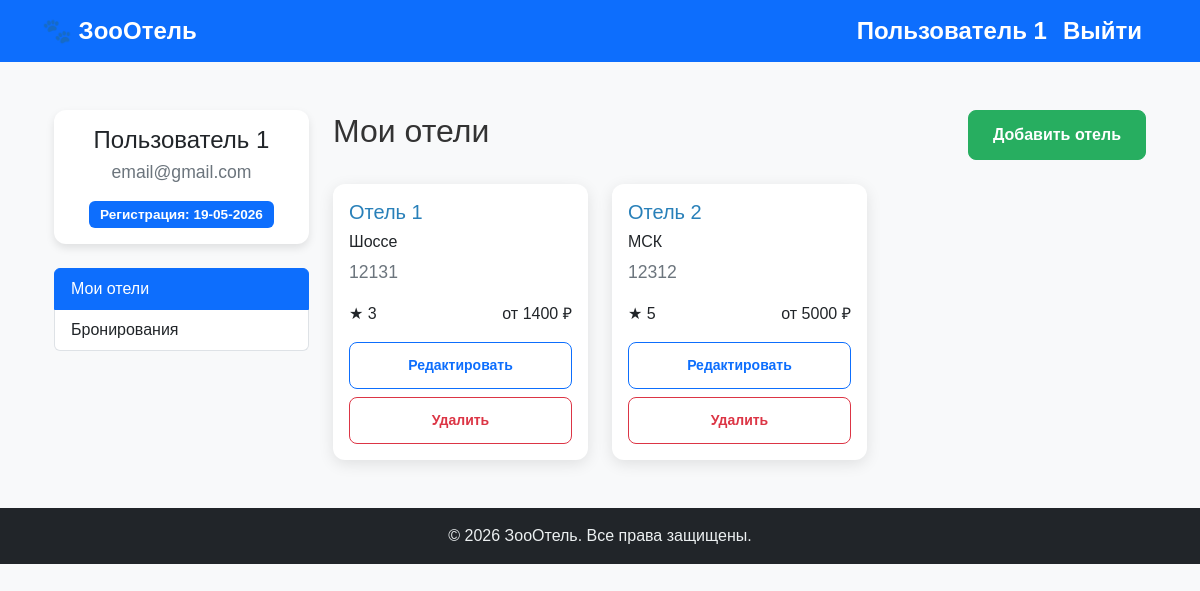
Screenshot of /profile (signed in) with the database file from the repository.
### data/users.py (models this page shows, shortened)
class User(SqlAlchemyBase, UserMixin):
    __tablename__ = 'users'
    id = sqlalchemy.Column(sqlalchemy.Integer, primary_key=True, autoincrement=True)
    name = sqlalchemy.Column(sqlalchemy.String, nullable=True)
    about = sqlalchemy.Column(sqlalchemy.String, nullable=True)
    email = sqlalchemy.Column(sqlalchemy.String, index=True, unique=True, nullable=True)
    hashed_password = sqlalchemy.Column(sqlalchemy.String, nullable=True)
    created_date = sqlalchemy.Column(sqlalchemy.DateTime, default=datetime.datetime.now)
    hotels = relationship('Hotel', back_populates='owner', cascade='all, delete-orphan')  # Отели, созданные пользователем
    reservations = relationship('BookedDate', back_populates='user', cascade='all, delete-orphan')  # Бронирования пользователя
    reviews = relationship('Review', back_populates='user')

### data/hotels.py (models this page shows, shortened)
class Hotel(SqlAlchemyBase, UserMixin, SerializerMixin):
    __tablename__ = 'hotels'
    id = sqlalchemy.Column(sqlalchemy.Integer, primary_key=True, autoincrement=True)
    title = sqlalchemy.Column(sqlalchemy.String, nullable=False)
    description = sqlalchemy.Column(sqlalchemy.String, nullable=True)
    city = sqlalchemy.Column(sqlalchemy.String, nullable=False)
    location = sqlalchemy.Column(sqlalchemy.String, nullable=False)
    stars = sqlalchemy.Column(sqlalchemy.Integer, default=1)
    price = sqlalchemy.Column(sqlalchemy.Integer, nullable=False)
    owner_id = sqlalchemy.Column(sqlalchemy.Integer, sqlalchemy.ForeignKey('users.id'), nullable=False)  # Владелец отеля
    owner = relationship('User', back_populates='hotels')  # Связь с владельцем
    reservations = relationship('BookedDate', back_populates='hotel', cascade='all, delete-orphan')  # Бронирования отеля
    reviews = relationship('Review', back_populates='hotel')

### app.py (the view)
    @app.route('/profile', methods=['GET', 'POST'])
    def profile():
        user = load_user(current_user.id)
        db_sess = db_session.create_session()
        hotels = db_sess.query(Hotel).filter(Hotel.owner_id == user.id).all()
        booked_date = db_sess.query(BookedDate).filter(BookedDate.user_id == user.id).all()
        db_sess.close()
        return render_template('profile.html', user=user, user_hotels=hotels, user_booking=booked_date)

### data/db_session.py (called while the page is built)
def create_session() -> Session:
    global __factory
    return __factory()

### templates/profile.html (shortened to what this page needs)
{% extends "base.html" %}
{% block content %}
<div class="container mt-5">
  <div class="row">
    <div class="col-md-3">
      <div class="card mb-4">
        <div class="card-body text-center">
          <h4 class="mb-1">{{ user.name }}</h4>
          <p class="text-muted">{{ user.email }}</p>
          <div class="d-flex justify-content-center gap-2">
            <span class="badge bg-primary">Регистрация: {{ user.created_date.strftime('%d-%m-%Y') }}</span>
          </div>
        </div>
      </div>
      <div class="list-group">
        <a href="#my-hotels" class="list-group-item list-group-item-action active"
           data-bs-toggle="tab">Мои отели</a>
        <a href="#bookings" class="list-group-item list-group-item-action"
           data-bs-toggle="tab">Бронирования</a>
      </div>
    </div>
    <div class="col-md-9">
      <div class="tab-content">
        <div class="tab-pane fade show active" id="my-hotels">
          <div class="d-flex justify-content-between align-items-center mb-4">
            <h2>Мои отели</h2>
            <a href="/add_hotel" class="btn btn-success">
               Добавить отель
            </a>
          </div>
          {% if user_hotels %}
            <div class="row g-4">
              {% for hotel in user_hotels %}
                <div class="col-md-6 col-lg-4">
                  <div class="card hotel-card">
                    <div class="card-body">
                      <h5 class="card-title">{{ hotel.title }}</h5>
                      <h6 class="card-address">{{ hotel.location }}</h6>
                      <p class="card-text text-muted">{{ hotel.description[:100] }}{% if hotel.description|length > 100 %}...{% endif %}</p>
                      <div class="d-flex justify-content-between mb-3">
                        <span class="rating">★ {{ hotel.stars }}</span>
                        <span class="price">от {{ hotel.price }} ₽</span>
                      </div>
                      <div class="d-grid gap-2">
                        <a href="/hotel/{{ hotel.id }}" class="btn btn-outline-primary btn-sm">
                          Редактировать
                        </a>
                        <a href="/hotel_delete/{{ hotel.id }}" class="btn btn-outline-danger btn-sm">
                          Удалить
                        </a>
                      </div>
                    </div>
                  </div>
                </div>
               {% endfor %}
            </div>
          {% endif %}
        </div>
      </div>
    </div>
  </div>
</div>
{% endblock %}

### templates/base.html (shortened to what this page needs)
<!DOCTYPE html>
<html lang="ru">
<head>
    <link href="https://cdn.jsdelivr.net/npm/bootstrap@5.3.0/dist/css/bootstrap.min.css" rel="stylesheet">
    <link rel="stylesheet" href="{{ url_for('static', filename='style.css') }}">
</head>
<body>
    <nav class="navbar navbar-expand-lg navbar-dark bg-primary">
        <div class="container">
            <a class="navbar-brand" href="{{ url_for('index') }}">🐾 ЗооОтель</a>
            <div class="collapse navbar-collapse" id="navbarNav">
                {% if current_user.is_authenticated %}
                <ul class="navbar-nav ms-auto">
                    <li class="nav-item">
                        <a class="navbar-brand" href="{{ url_for('profile') }}">{{ current_user.name }}</a>
                    </li>
                    <li class="nav-item">
                        <a class="navbar-brand" href="/logout">Выйти</a>
                    </li>
                </ul>
                {% endif %}
            </div>
        </div>
    </nav>
    <main class="container my-4">
        {% block content %}{% endblock %}
    </main>
    <footer class="bg-dark text-white text-center py-3 mt-5">
        <div class="container">
            <p>&copy; 2026 ЗооОтель. Все права защищены.</p>
        </div>
    </footer>
</body>
</html>

### static/style.css (style rules this page uses)
body { background-color: #f8f9fa; color: #333; font-family: 'Arial', sans-serif; }
.navbar-brand { font-weight: bold; font-size: 1.5rem; }
p.text-muted { color: #6c757d !important; font-size: 1.1rem; }
.card { border: none; border-radius: 12px; box-shadow: 0 4px 8px rgba(0, 0, 0, 0.1); transition: transform 0.3s, box-shadow 0.3s; background-color: white; }
.card-title { color: #2980b9; font-size: 1.25rem; margin-bottom: 0.5rem; }
.card-text { color: #7f8c8d; margin-bottom: 1rem; }
.badge { font-size: 0.85rem; padding: 0.5em 0.8em; }
.btn { border-radius: 8px; font-weight: 600; padding: 0.75rem 1.5rem; transition: all 0.3s; }
.btn-success { background-color: #27ae60; border-color: #27ae60; }
.hotel-card { background: white; border-radius: 12px; overflow: hidden; box-shadow: 0 4px 15px rgba(0, 0, 0, 0.1); transition: transform 0.3s ease, box-shadow 0.3s ease; position: relative; }
footer { background-color: #2c3e50; padding-top: 2rem; padding-bottom: 2rem; }
footer p { margin-bottom: 0; color: #ecf0f1; }

### rows the page displays
User: name "Пользователь 1", email "email@gmail.com", created_date "19-05-2026"
Hotel: title "Отель 1", location "Шоссе", description "12131", stars "3", price "1400"
Hotel: title "Отель 2", location "МСК", description "12312", stars "5", price "5000"
